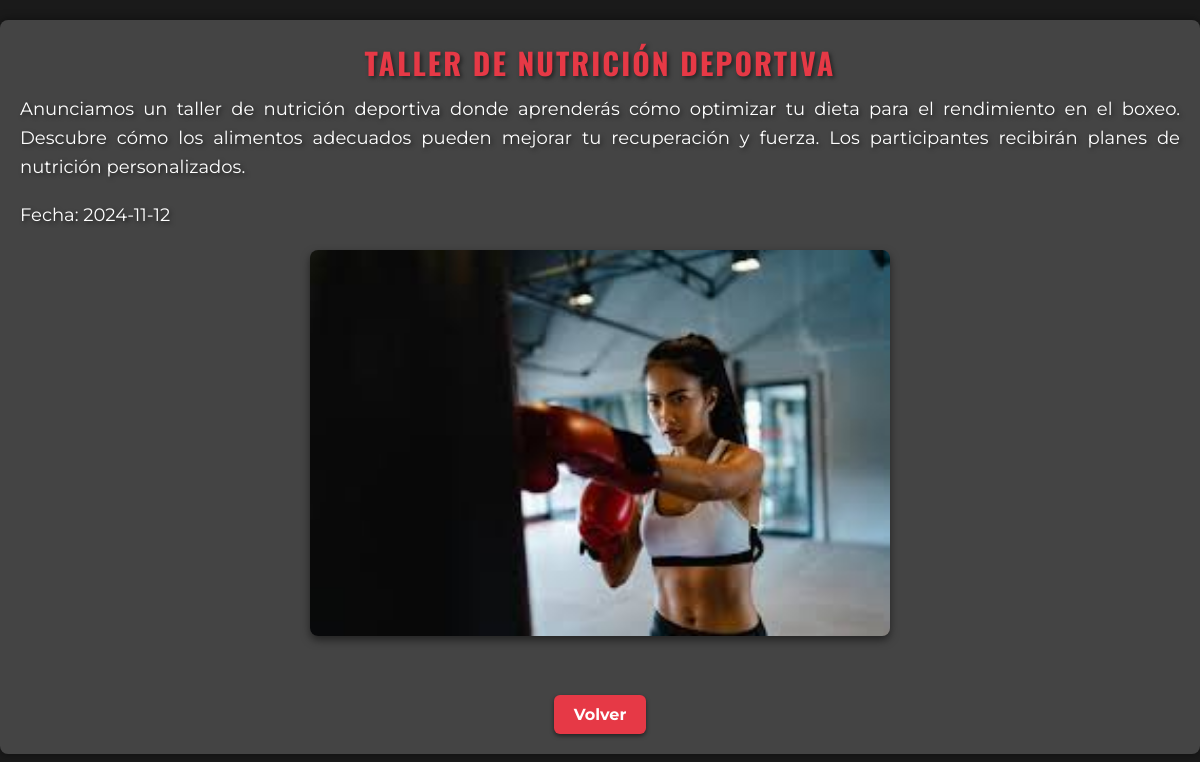
The app's page /src/php/mostrarNoticia.php?id=5 with its own data.
### tables this page shows
CREATE TABLE noticias (
    id_noticia INT AUTO_INCREMENT PRIMARY KEY,
    titulo VARCHAR(255) NOT NULL,
    contenido TEXT NOT NULL,
    imagen VARCHAR(255),
    fecha_publicacion DATE
);

### src/php/mostrarNoticia.php (the view, shortened to what this page needs)
<?php
require_once("conexion.php");
$idNoticia = $_GET['id'];
$consulta = "SELECT * FROM noticias WHERE id_noticia = $idNoticia";
$resultado = $conexion->query($consulta);
$noticia = $resultado->fetch_assoc();
echo "<div class='container-noticia'>";
if ($noticia) {
    echo "<article>";
    echo "<h2>" . $noticia["titulo"] . "</h2>";
    echo "<p>" . $noticia["contenido"] . "</p>";
    echo "<p>Fecha: " . $noticia["fecha_publicacion"] . "</p>";
    echo "<img src='" . "../../" . $noticia["imagen"] . "' alt='" . $noticia["titulo"] . "' width='100' height='100' class='imagen-noticia'><br>";
    echo "</article>";
} else {
    echo "<p>No se ha encontrado la noticia</p>";
}
echo "<a href='../../noticias.php' class='boton'>Volver</a>";
echo "</div>";
?>
<html>
    <head>
        <link rel="stylesheet" href="../../styles/style.css">
    </head>
    <body>
    </body>
</html>

### styles/style.css (style rules this page uses)
:root { --color-fondo: #1a1a1a; --color-texto: #ffffff; --color-primario: #e63946; --color-secundario: #ff1c1c; --color-fondo-seccion: #2a2a2a; --color-hover: #ff4d4d; --color-sombra: rgba(0, 0, 0, 0.5); --color-footer: #111; --color-enlace-footer: #e63946; }
* { margin: 0; padding: 0; box-sizing: border-box; }
body { font-family: 'Montserrat', sans-serif; color: var(--color-texto); background-color: var(--color-fondo); display: flex; flex-direction: column; align-items: center; min-height: 100vh; }
p { color: var(--color-texto); font-size: 18px; line-height: 1.60; margin-bottom: 20px; text-align: justify; text-shadow: 2px 2px 4px var(--color-sombra); }
h2 { font-size: 30px; }
h1, h2, h3, h4, h5, h6 { color: var(--color-primario) !important; font-weight: bold; margin-bottom: 10px; text-align: center; font-family: 'Oswald', sans-serif; text-transform: uppercase; letter-spacing: 2px; text-shadow: 2px 2px 4px var(--color-sombra); }
.container-noticia { display: flex; flex-direction: column; align-items: center; gap: 20px; padding: 20px; margin: 20px 0; background-color: #444; border-radius: 8px; box-shadow: 0px 0px 10px var(--color-sombra); transition: transform 0.3s ease; }
.boton { background-color: var(--color-primario); color: var(--color-texto); border: none; padding: 10px 20px; border-radius: 6px; cursor: pointer; transition: background-color 0.3s ease, transform 0.2s; text-decoration: none; font-weight: bold; display: inline-block; box-shadow: 0px 2px 4px var(--color-sombra); text-align: center; }
.imagen-noticia { display: block; margin: 0 auto; margin-bottom: 20px; width: 50%; height: auto; object-fit: cover; border-radius: 8px; box-shadow: 0 4px 8px var(--color-sombra); overflow: hidden; transition: transform 0.3s ease; }

### records on screen
noticias: titulo "TALLER DE NUTRICIÓN DEPORTIVA", contenido "Anunciamos un taller de nutrición deportiva donde aprenderás cómo optimizar tu dieta para el rendimiento en el boxeo. Descubre cómo los alimentos adecuados pueden mejorar tu recuperación y fuerza. Los participantes recibirán planes de nutrición personalizados.", fecha_publicacion "2024-11-12", imagen (picture)
